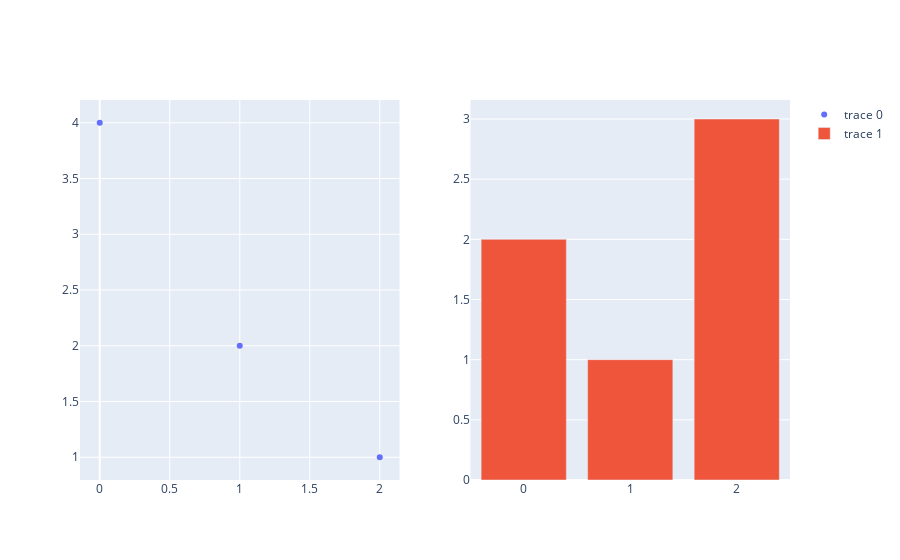

Notebook cell for this chart:
### Markdown cell above
# Немного теории
## Основные объекты
Основными объектами в Plotly являются: fig и trace. Fig это все, что будет вывести. На ней может быть и два графика:

### Code cell
from plotly.subplots import make_subplots
fig = make_subplots(rows=1, cols=2)
fig.add_trace(go.Scatter(y=[4, 2, 1], mode="markers"), row=1, col=1)
fig.add_trace(go.Bar(y=[2, 1, 3]), row=1, col=2)
fig.show()

### Figure 1 — Plotly figure (JSON) as saved in the notebook; plotly's stock layout.template omitted (floating-point values rounded to 4 significant figures)
{"data": [{"mode": "markers", "type": "scatter", "xaxis": "x", "y": [4, 2, 1], "yaxis": "y"}, {"type": "bar", "xaxis": "x2", "y": [2, 1, 3], "yaxis": "y2"}], "layout": {"xaxis": {"anchor": "y", "domain": [0, 0.45]}, "xaxis2": {"anchor": "y2", "domain": [0.55, 1]}, "yaxis": {"anchor": "x", "domain": [0, 1]}, "yaxis2": {"anchor": "x2", "domain": [0, 1]}}}
